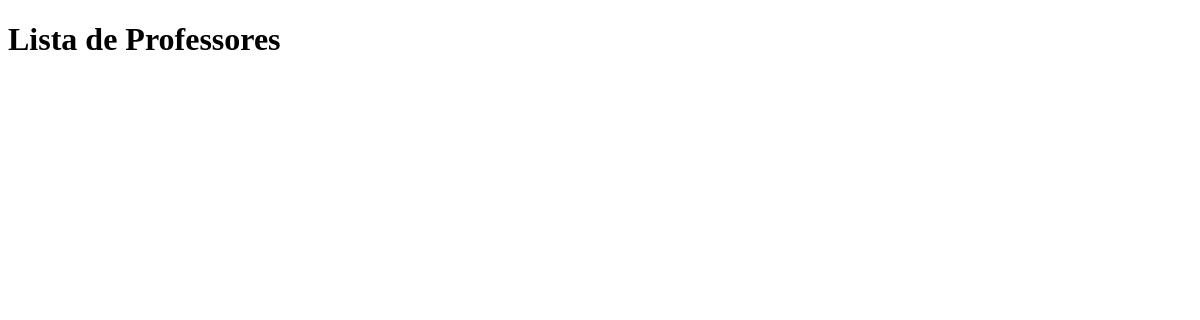
Page /professores on the earlier database version.
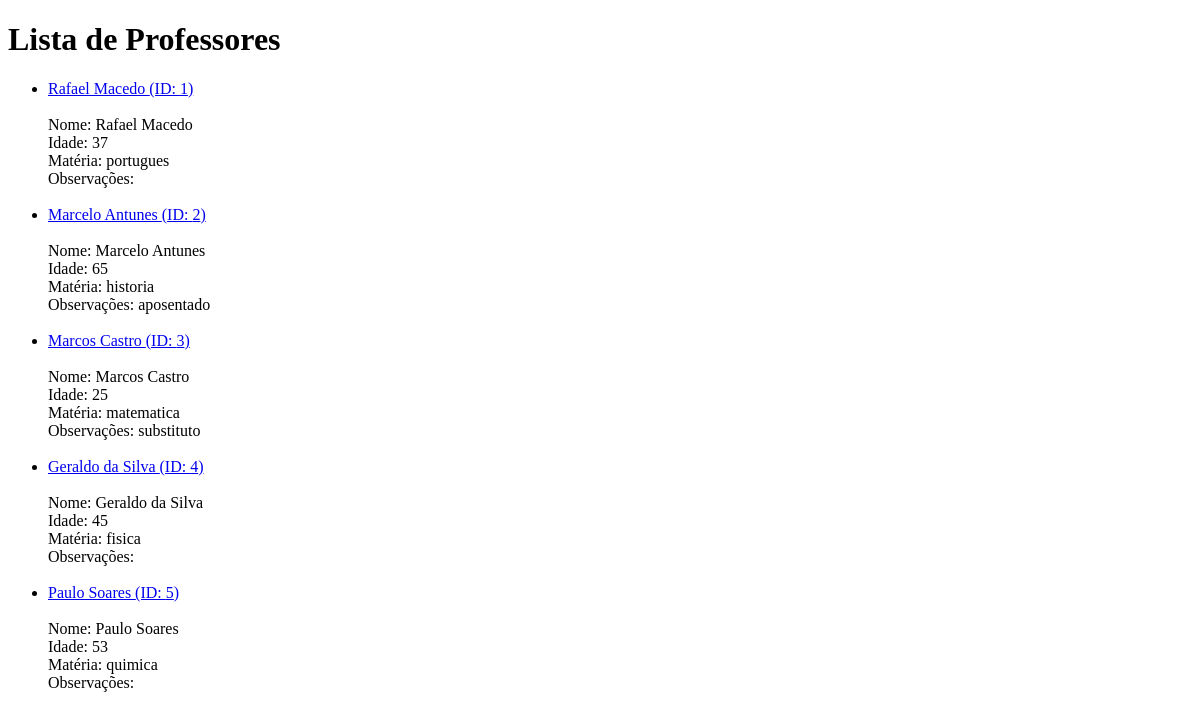
Same page on the later database version.
### professores/profs_model.py (models this page shows, shortened)
class Professor(db.Model):
    id = db.Column(db.Integer, primary_key=True)
    nome = db.Column(db.String(100), nullable=False)
    idade = db.Column(db.Integer, nullable=False)
    materia = db.Column(db.String(100), nullable=False)
    observacoes = db.Column(db.Text, nullable=True, default=None)
    def to_dict(self):
        return {
            'id': self.id,
            'nome': self.nome,
            'idade': self.idade,
            'materia': self.materia,
            'observacoes': self.observacoes
        }

### professores/profs_routes.py (the view)
@professores_blueprint.route('/professores', methods=['GET'])
def get_professores():
    professores = listar_professores()
    return render_template("professores.html", professores=professores)

### professores/profs_model.py (called while the page is built)
def listar_professores():
    professores = Professor.query.all()
    return [professor.to_dict() for professor in professores]

### templates/professores.html (shortened to what this page needs)
<!DOCTYPE html>
<html lang="pt-BR">
  <head>
  </head>
  <body>
    <h1>Lista de Professores</h1>
    <ul>
      {% for professor in professores %}
      <li>
        <a
          href="{{ url_for('professores.get_professor', id_professor=professor.id) }}"
          >{{ professor.nome }} (ID: {{ professor.id }})</a
        >
        <br />
        <br />
        Nome: {{ professor.nome }}<br />
        Idade: {{ professor.idade }}<br />
        Matéria: {{ professor.materia }}<br />
        Observações: {{ professor.observacoes }}<br />
        <br />
      </li>
      {% endfor %}
    </ul>
  </body>
</html>

Differences in the rows shown:
added Professor: nome "Rafael Macedo", id "1", idade "37", materia "portugues"
added Professor: nome "Marcelo Antunes", id "2", idade "65", materia "historia", observacoes "aposentado"
added Professor: nome "Marcos Castro", id "3", idade "25", materia "matematica", observacoes "substituto"
added Professor: nome "Geraldo da Silva", id "4", idade "45", materia "fisica"
added Professor: nome "Paulo Soares", id "5", idade "53", materia "quimica"
